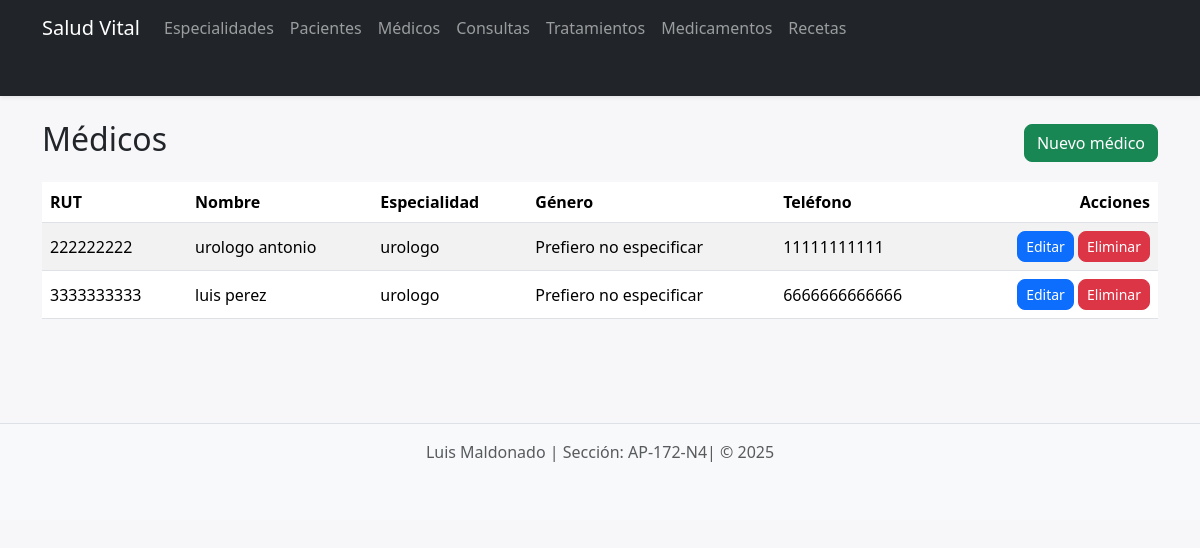
The app's page /web/medicos/, older data.
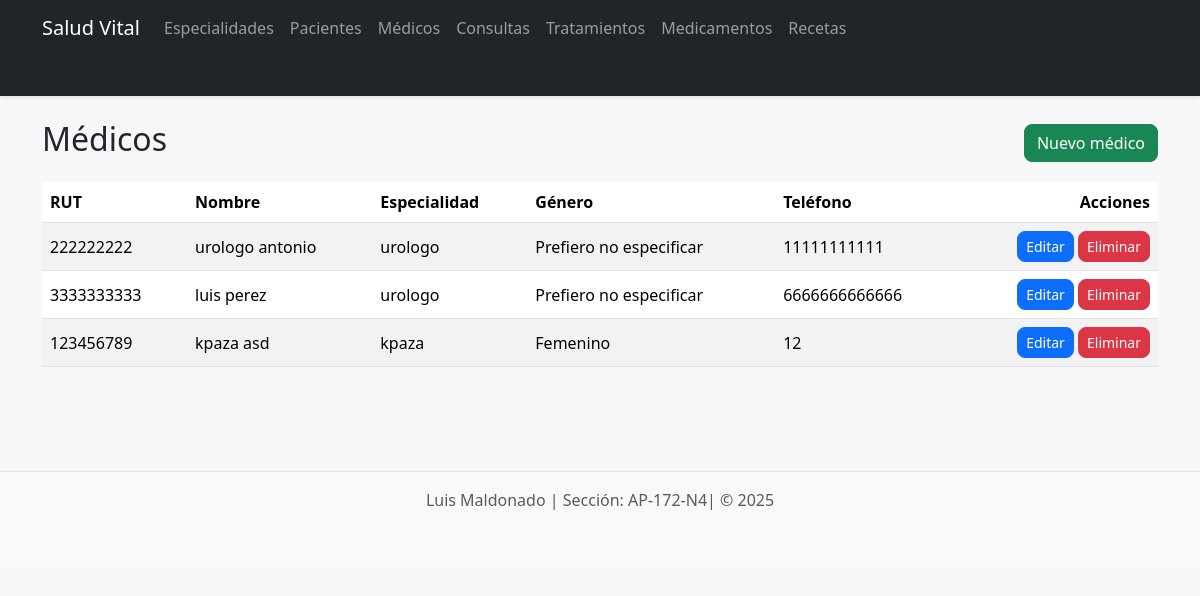
The same page, newer data.
### api/models.py (models this page shows, shortened)
class Medico(models.Model):
    nombre = models.CharField(max_length=100) # string, nombre
    apellido = models.CharField(max_length=100) # string, apellido
    rut = models.CharField(max_length=12, unique=True) # string, rut
    genero = models.CharField(max_length=2, choices=GENERO_CHOICES, default='NE') # string, genero (NUEVO)
    correo = models.EmailField(max_length=100, unique=True) # string, correo
    telefono = models.CharField(max_length=15) # string, telefono
    activo = models.BooleanField(default=True) # boolean, activo
    especialidad = models.ForeignKey(Especialidad, on_delete=models.PROTECT)

class Especialidad(models.Model):
    nombre = models.CharField(max_length=100, unique=True) # string, nombre
    descripcion = models.CharField(max_length=255, blank=True, null=True) # string, descripcion

### api/web_views.py (the view)
# urls.py: path('medicos/', MedicoListView.as_view(), name='medico_list'),
class MedicoListView(ListView):
    model = Medico
    template_name = "medico_list.html"
    context_object_name = "items"

### api/templates/medico_list.html (shortened to what this page needs)
{% extends 'base.html' %}
{% block content %}
<div class="d-flex justify-content-between align-items-center mb-3">
  <h2>Médicos</h2>
  <a href="{% url 'medico_create' %}" class="btn btn-success">Nuevo médico</a>
</div>
<table class="table table-striped">
  <thead>
    <tr>
      <th>RUT</th>
      <th>Nombre</th>
      <th>Especialidad</th>
      <th>Género</th>
      <th>Teléfono</th>
      <th class="text-end">Acciones</th>
    </tr>
  </thead>
  <tbody>
    {% for obj in items %}
    <tr>
      <td>{{ obj.rut }}</td>
      <td>{{ obj.nombre }} {{ obj.apellido }}</td>
      <td>{{ obj.especialidad.nombre }}</td>
      <td>{{ obj.get_genero_display }}</td>
      <td>{{ obj.telefono }}</td>
      <td class="text-end">
        <a href="{% url 'medico_update' obj.pk %}" class="btn btn-sm btn-primary">Editar</a>
        <a href="{% url 'medico_delete' obj.pk %}" class="btn btn-sm btn-danger">Eliminar</a>
      </td>
    </tr>
    {% empty %}
    <tr><td colspan="6" class="text-center text-muted">Sin datos</td></tr>
    {% endfor %}
  </tbody>
</table>
{% endblock %}

Row changes from the older to the newer data that the page shows:
added Medico: rut "123456789", nombre "kpaza", apellido "asd", especialidad.nombre "kpaza", genero "Femenino", telefono "12"
